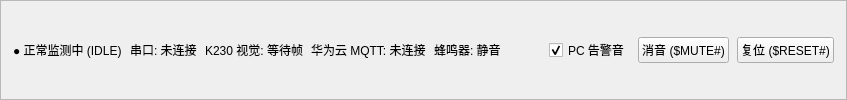
     <widget class="QFrame" name="frameHeader">
      <property name="frameShape">
       <enum>QFrame::Shape::StyledPanel</enum>
      </property>
      <layout class="QHBoxLayout" name="headerLayout">
       <property name="spacing">
        <number>8</number>
       </property>
       <property name="leftMargin">
        <number>12</number>
       </property>
       <property name="topMargin">
        <number>8</number>
       </property>
       <property name="rightMargin">
        <number>12</number>
       </property>
       <property name="bottomMargin">
        <number>8</number>
       </property>
       <item>
        <widget class="QLabel" name="lblSysBadge">
         <property name="text">
          <string>● 正常监测中 (IDLE)</string>
         </property>
        </widget>
       </item>
       <item>
        <widget class="QLabel" name="lblSerialPill">
         <property name="text">
          <string>串口: 未连接</string>
         </property>
        </widget>
       </item>
       <item>
        <widget class="QLabel" name="lblVisionPill">
         <property name="text">
          <string>K230 视觉: 等待帧</string>
         </property>
        </widget>
       </item>
       <item>
        <widget class="QLabel" name="lblMqttPill">
         <property name="text">
          <string>华为云 MQTT: 未连接</string>
         </property>
        </widget>
       </item>
       <item>
        <widget class="QLabel" name="lblBeepPill">
         <property name="text">
          <string>蜂鸣器: 静音</string>
         </property>
        </widget>
       </item>
       <item>
        <spacer name="headerSpacer">
         <property name="orientation">
          <enum>Qt::Orientation::Horizontal</enum>
         </property>
         <property name="sizeHint" stdset="0">
          <size>
           <width>40</width>
           <height>20</height>
          </size>
         </property>
        </spacer>
       </item>
       <item>
        <widget class="QCheckBox" name="chkSoundAlert">
         <property name="text">
          <string>PC 告警音</string>
         </property>
         <property name="checked">
          <bool>true</bool>
         </property>
        </widget>
       </item>
       <item>
        <widget class="QPushButton" name="btnQuickMute">
         <property name="text">
          <string>消音 ($MUTE#)</string>
         </property>
        </widget>
       </item>
       <item>
        <widget class="QPushButton" name="btnQuickReset">
         <property name="text">
          <string>复位 ($RESET#)</string>
         </property>
        </widget>
       </item>
      </layout>
     </widget>
